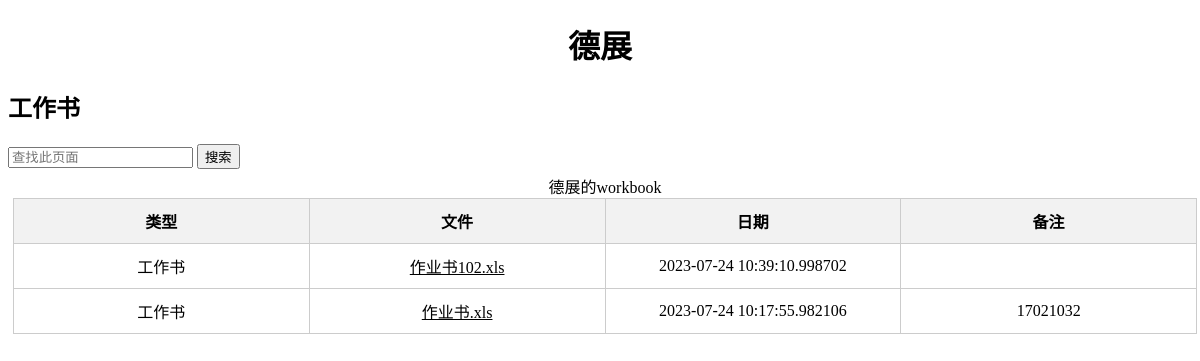
Page /德展/workbook (signed in) on the committed database.
### app/models.py (models this page shows)
class Path(db.Model):
    id = db.Column(db.Integer, primary_key=True)
    name = db.Column(db.String(64))
    tag = db.Column(db.Integer)
    fname = db.Column(db.String(64))
    data = db.Column(DateTime)
    path = db.Column(db.String(128))
    mes = db.Column(db.String(256))
    user_id = db.Column(db.Integer, db.ForeignKey('user.id'))

### app/routes.py (the view)
@app.route("/<path:name>/<tag>")
def custom(name,tag):
    with app.app_context():
        u = Path.query.filter_by(tag=tag,name=name).all()
        u.sort(key=lambda x: x.data, reverse=True)
    return render_template("custom.html",u=u,tag=tag)

### app/models.py (called while the page is built)
@login.user_loader
def load_user(id):
    return User.query.get(int(id))

### app/templates/custom.html (shortened to what this page needs)
<!DOCTYPE html>
<html lang="en">
<head>
</head>
<body>
{% if not u[0] %}
<h1>还没有元素</h1>
{% else:%}
<h1 style="text-align: center">{{u[0].name}} </h1>
<h2>{%if tag == 'workbook'%}
            工作书
            {%elif tag == 'drawing'%}
            图纸
            {%endif%}</h2>
 <input type="text" id="searchInput" placeholder="查找此页面">
    <button onclick="searchKeyword()">搜索</button>
<table id="dataTable">
    <caption>{{u[0].name}}的{{tag}}</caption>
    <thead>
    <tr>
        <th>类型</th>
        <th>文件</th>
        <th>日期</th>
        <th>备注</th>
    </tr>
    </thead>
    <tbody>
    {%for i in u%}
    <tr>
        <td>
            {%if tag == 'workbook'%}
            工作书
            {%elif tag == 'drawing'%}
            图纸
            {%endif%}
        </td>
        <td>
            <a href={{url_for("view",path=i.path)}}>
                {{i.fname}}
            </a>
        </td>
        <td>{{i.data}}</td>
<td>{{i.mes}}</td>
    </tr>
    {%endfor%}
    </tbody>
</table>
{% endif%}
</body>
</html>

### app/templates/custom.html (style rules this page uses)
a { color: black; cursor: pointer; }
table { border-collapse: collapse; width: 100%; margin: 5px; }
th,td { width: 20%; border: 1px solid #ccc; padding: 10px; text-align: center; }
th { background-color: #f2f2f2; font-weight: bold; }

### rows in the picture
Path: name "德展", fname "作业书102.xls", data "2023-07-24 10:39:10.998702"
Path: fname "作业书.xls", data "2023-07-24 10:17:55.982106", mes "17021032"

### other values in the picture
{{ tag }} "workbook"
